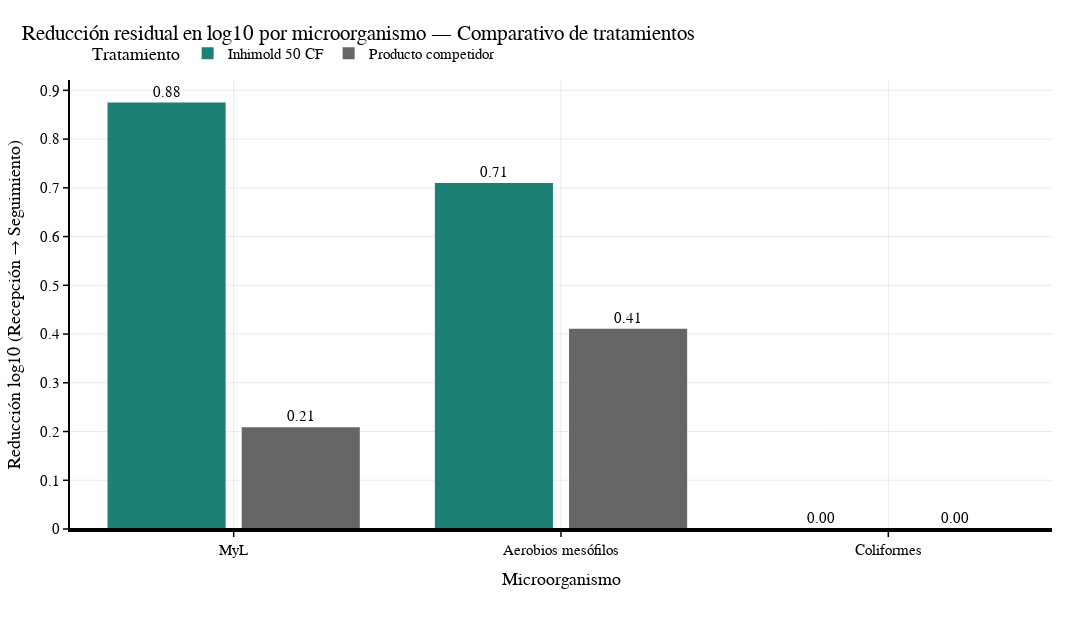

Here is the notebook cell this chart was saved with:
### Code cell
# 2) Reducción residual (Recepción → Seguimiento)
fig2, data2, paths2 = plot_reduccion_tratamientos_plotly(
    df,
    metric="seguimiento",
    save_html=True,
    save_png=False
)
s3.save_plotly_html(fig2, "barras_reduccion_seguimiento.html")

### Figure 1 — Plotly figure (JSON) as saved in the notebook; plotly's stock layout.template omitted (floating-point values rounded to 4 significant figures)
{"data": [{"cliponaxis": false, "customdata": [[0.8751, 86.67], [0.71, 80.5], [0.0, 0.0]], "hovertemplate": "<b>%{x}</b><br>Tratamiento: <b>Inhimold 50 CF</b><br>Reducción log10: %{customdata[0]:.3f}<br>Reducción equivalente: %{customdata[1]:.1f}%<extra></extra>", "marker": {"color": "#1C8074", "line": {"width": 0}}, "name": "Inhimold 50 CF", "text": ["0.88", "0.71", "0.00"], "textposition": "outside", "type": "bar", "x": ["MyL", "Aerobios mesófilos", "Coliformes"], "y": [0.8751, 0.71, 0.0]}, {"cliponaxis": false, "customdata": [[0.2089, 38.19], [0.411, 61.19], [0.0, 0.0]], "hovertemplate": "<b>%{x}</b><br>Tratamiento: <b>Producto competidor</b><br>Reducción log10: %{customdata[0]:.3f}<br>Reducción equivalente: %{customdata[1]:.1f}%<extra></extra>", "marker": {"color": "#666666", "line": {"width": 0}}, "name": "Producto competidor", "text": ["0.21", "0.41", "0.00"], "textposition": "outside", "type": "bar", "x": ["MyL", "Aerobios mesófilos", "Coliformes"], "y": [0.2089, 0.411, 0.0]}], "layout": {"bargap": 0.18, "bargroupgap": 0.12, "barmode": "group", "font": {"color": "black", "family": "Arial", "size": 15}, "height": 620, "legend": {"bgcolor": "rgba(255,255,255,0)", "borderwidth": 0, "orientation": "h", "title": {"text": "Tratamiento"}, "x": 0.02, "xanchor": "left", "y": 1.02, "yanchor": "bottom"}, "margin": {"b": 90, "l": 70, "r": 40, "t": 80}, "paper_bgcolor": "white", "plot_bgcolor": "white", "shapes": [{"line": {"color": "black", "width": 2}, "type": "line", "x0": 0, "x1": 1, "xref": "x domain", "y0": 0, "y1": 0, "yref": "y"}], "title": {"text": "Reducción residual en log10 por microorganismo — Comparativo de tratamientos", "x": 0.02, "xanchor": "left"}, "width": 1200, "xaxis": {"gridcolor": "rgba(0,0,0,0.08)", "linecolor": "black", "linewidth": 2, "showline": true, "tickcolor": "black", "ticks": "outside", "tickwidth": 1.5, "title": {"text": "Microorganismo"}}, "yaxis": {"gridcolor": "rgba(0,0,0,0.08)", "linecolor": "black", "linewidth": 2, "showline": true, "tickcolor": "black", "ticks": "outside", "tickwidth": 1.5, "title": {"text": "Reducción log10 (Recepción → Seguimiento)"}, "zeroline": false}}}
